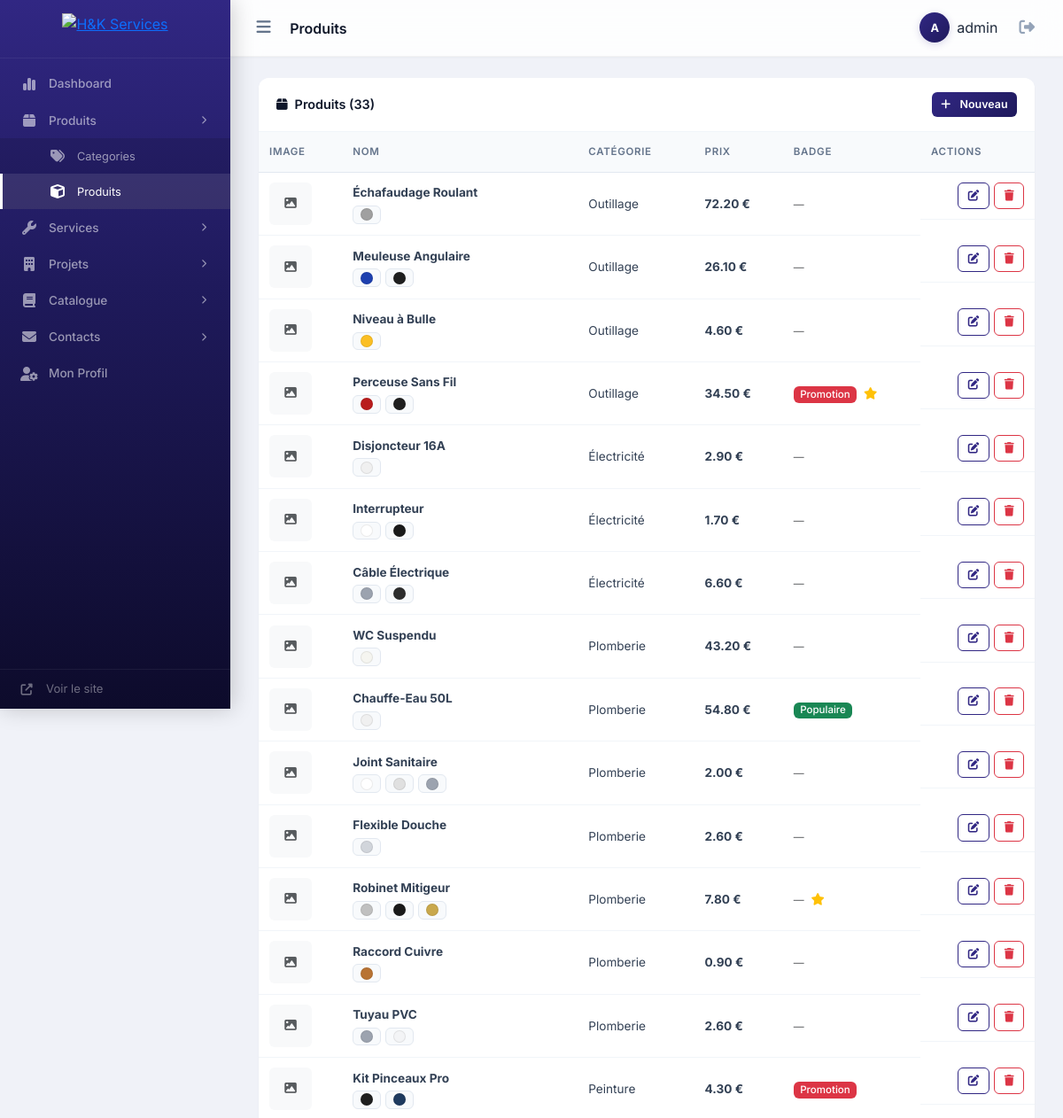
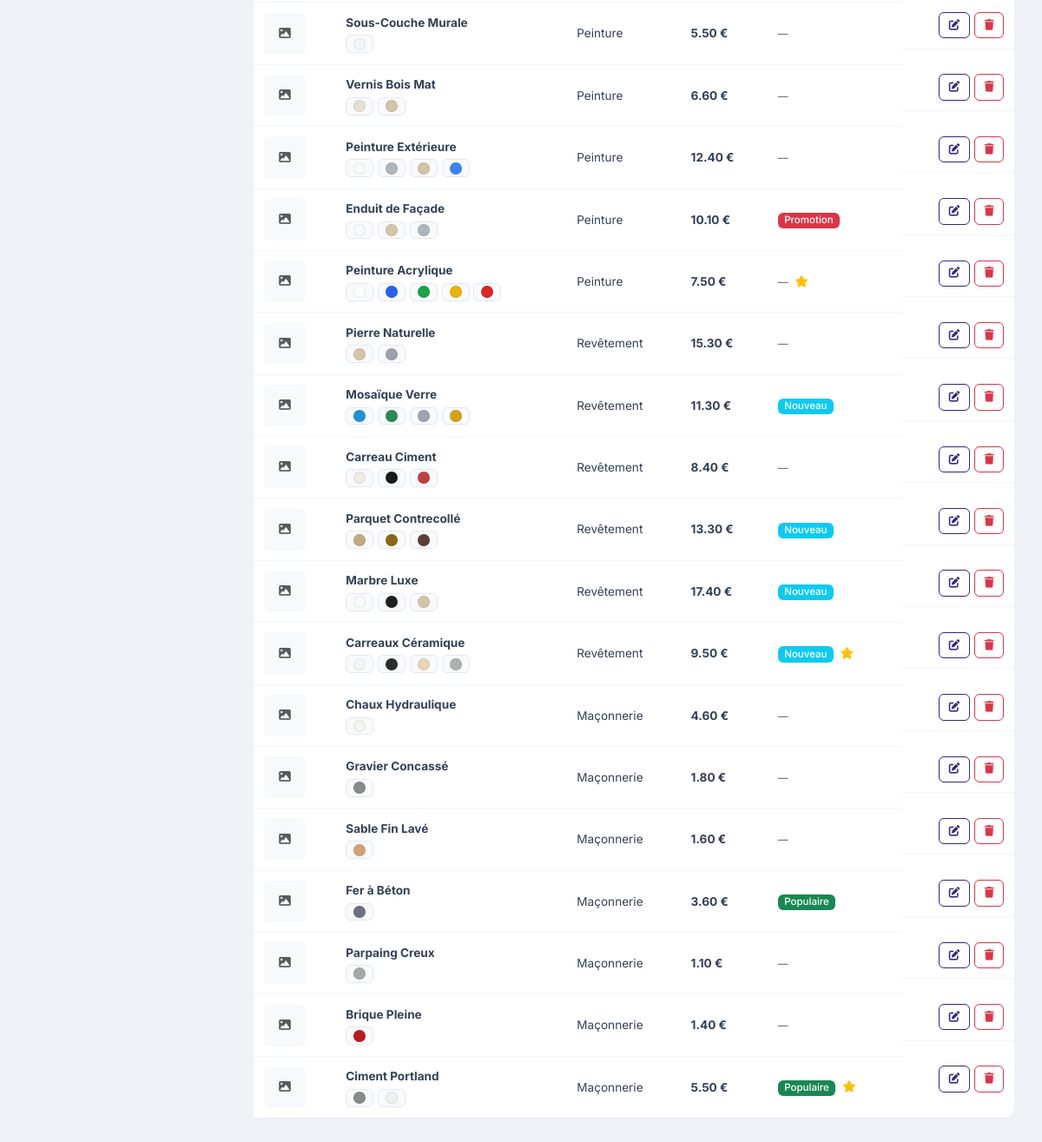
The app's page /admin/products/index.php (signed in) with its own data (2 pictures, top to bottom).
### tables this page shows
CREATE TABLE `products` (
  `id` int(11) NOT NULL AUTO_INCREMENT,
  `category_id` int(11) NOT NULL,
  `name` varchar(255) NOT NULL,
  `slug` varchar(255) NOT NULL,
  `description` text DEFAULT NULL,
  `price_eur` decimal(10,2) NOT NULL DEFAULT 0.00,
  `image` varchar(255) DEFAULT NULL,
  `badge_type` enum('none','nouveau','promotion','populaire') DEFAULT 'none',
  `colors` longtext DEFAULT NULL CHECK (json_valid(`colors`)),
  `featured` tinyint(1) DEFAULT 0,
  `active` tinyint(1) DEFAULT 1,
  `order_index` int(11) DEFAULT 0,
  `created_at` datetime DEFAULT current_timestamp(),
  `updated_at` datetime DEFAULT current_timestamp() ON UPDATE current_timestamp(),
  PRIMARY KEY (`id`),
  UNIQUE KEY `slug` (`slug`),
  KEY `category_id` (`category_id`),
  CONSTRAINT `products_ibfk_1` FOREIGN KEY (`category_id`) REFERENCES `categories` (`id`) ON DELETE CASCADE
);

CREATE TABLE `categories` (
  `id` int(11) NOT NULL AUTO_INCREMENT,
  `name` varchar(100) NOT NULL,
  `slug` varchar(100) NOT NULL,
  `icon` varchar(10) DEFAULT '?',
  `description` text DEFAULT NULL,
  `order_index` int(11) DEFAULT 0,
  `created_at` datetime DEFAULT current_timestamp(),
  `updated_at` datetime DEFAULT current_timestamp() ON UPDATE current_timestamp(),
  PRIMARY KEY (`id`),
  UNIQUE KEY `slug` (`slug`)
);

### includes/helpers.php (called while the page is built, shortened)
<?php
function sanitize($input): string {
    return htmlspecialchars(trim((string)$input), ENT_QUOTES, 'UTF-8');
}

### admin/products/index.php (the view, shortened to what this page needs)
<?php
require_once __DIR__ . '/../partials/header.php';
$db = getDB();
$products = $db->query("SELECT p.*, c.name as cat FROM products p LEFT JOIN categories c ON c.id=p.category_id ORDER BY p.id DESC")->fetchAll();
?>
<div class="card">
    <div class="card-header d-flex justify-content-between align-items-center">
        <span><i class="fas fa-box me-2"></i>Produits (<?= count($products) ?>)</span>
        <button class="btn btn-brand btn-sm" data-bs-toggle="modal" data-bs-target="#createModal"><i class="fas fa-plus me-1"></i>Nouveau</button>
    </div>
    <div class="card-body p-0">
        <div class="table-responsive">
            <table class="table table-hover mb-0 align-middle">
                <thead><tr><th>Image</th><th>Nom</th><th>Catégorie</th><th>Prix</th><th>Badge</th><th>Actions</th></tr></thead>
                <tbody>
                    <?php foreach ($products as $p):
                    $colors = json_decode($p['colors'] ?? '[]', true);
                    ?>
                    <tr>
                        <td>
                            <?php if ($p['image'] && file_exists(__DIR__ . '/../../' . $p['image'])): ?>
                            <img src="<?= BASE_PATH ?>/<?= $p['image'] ?>" class="img-thumb-sm">
                            <?php else: ?>
                            <div class="img-thumb-sm d-flex align-items-center justify-content-center bg-light rounded text-muted"><i class="fas fa-image"></i></div>
                            <?php endif; ?>
                        </td>
                        <td>
                            <strong><?= sanitize($p['name']) ?></strong>
                            <?php if (!empty($colors)): ?>
                            <div class="swatch-list mt-1"><?php foreach ($colors as $c): ?><span class="color-swatch"><span class="dot" style="background:<?= $c['hex'] ?>"></span></span><?php endforeach; ?></div>
                            <?php endif; ?>
                        </td>
                        <td><?= sanitize($p['cat']) ?></td>
                        <td><strong><?= number_format($p['price_eur'], 2) ?> €</strong></td>
                        <td>
                            <?php if ($p['badge_type'] && $p['badge_type'] !== 'none'): ?>
                            <span class="badge bg-<?= $p['badge_type'] === 'nouveau' ? 'info' : ($p['badge_type'] === 'promotion' ? 'danger' : 'success') ?>"><?= ucfirst($p['badge_type']) ?></span>
                            <?php else: ?><span class="text-muted small">—</span><?php endif; ?>
                            <?php if ($p['featured']): ?><i class="fas fa-star text-warning ms-1" title="Mis en avant"></i><?php endif; ?>
                        </td>
                        <td class="table-actions">
                            <button class="btn btn-sm btn-outline-brand" data-bs-toggle="modal" data-bs-target="#editModal<?= $p['id'] ?>"><i class="fas fa-edit"></i></button>
                            <a href="delete.php?id=<?= $p['id'] ?>" class="btn btn-sm btn-outline-danger btn-confirm-delete"><i class="fas fa-trash"></i></a>
                        </td>
                    </tr>
                    <?php endforeach; ?>
                </tbody>
            </table>
        </div>
    </div>
</div>
<?php require_once __DIR__ . '/../partials/footer.php'; ?>

### admin/assets/admin.css (style rules this page uses)
:root { --brand: #312783; --brand-dark: #1f1a5c; --brand-deeper: #0d0b2b; --brand-light: #e8e6f7; --brand-glow: rgba(49, 39, 131, .18); --sidebar-w: 260px; --sidebar-collapsed-w: 68px; --topbar-h: 64px; --radius: 12px; --radius-sm: 8px; --radius-xs: 6px; --shadow-sm: 0 1px 2px rgba(0,0,0,.05); --shadow-md: 0 4px 12px rgba(0,0,0,.07); --shadow-lg: 0 12px 40px rgba(0,0,0,.1); --transition: .25s cubic-bezier(.4,0,.2,1); }
*, *::before, *::after { box-sizing: border-box; }
body { font-family: 'Inter', -apple-system, BlinkMacSystemFont, sans-serif; background: #f0f2f8; overflow-x: hidden; color: #1e293b; -webkit-font-smoothing: antialiased; }
.card { border: none; border-radius: var(--radius); box-shadow: var(--shadow-sm); margin-bottom: 1.5rem; transition: box-shadow var(--transition), transform .2s; }
.card-header { background: #fff; border-bottom: 1px solid #f1f5f9; padding: 1rem 1.25rem; font-weight: 600; font-size: .9rem; color: #0f172a; border-radius: var(--radius) var(--radius) 0 0 !important; }
.card-body { padding: 1.25rem; }
.table { margin-bottom: 0; }
.table th { font-weight: 600; font-size: .72rem; text-transform: uppercase; letter-spacing: .06em; color: #64748b; border-bottom: 1px solid #e2e8f0; padding: .85rem .75rem; background: #f8fafc; white-space: nowrap; }
.table td { vertical-align: middle; font-size: .85rem; padding: .7rem .75rem; color: #334155; border-bottom: 1px solid #f1f5f9; }
.table tbody tr { transition: background .15s; }
.table tbody tr:last-child td { border-bottom: none; }
.table-actions { white-space: nowrap; gap: .35rem; display: flex; justify-content: flex-end; }
.btn-brand { background: linear-gradient(135deg, var(--brand), var(--brand-dark)); color: #fff; border: none; border-radius: var(--radius-sm); padding: .55rem 1.25rem; font-weight: 600; font-size: .85rem; font-family: 'Inter', sans-serif; transition: all .2s; cursor: pointer; display: inline-flex; align-items: center; gap: .4rem; }
.btn-outline-brand { color: var(--brand); border: 1.5px solid var(--brand); border-radius: var(--radius-sm); font-weight: 600; font-size: .8rem; padding: .4rem .85rem; transition: all .2s; text-decoration: none; display: inline-flex; align-items: center; gap: .35rem; background: transparent; cursor: pointer; font-family: 'Inter', sans-serif; }
.btn-sm { border-radius: var(--radius-xs); padding: .3rem .65rem; font-size: .78rem; }
.badge { font-weight: 500; font-size: .72rem; padding: .3em .65em; border-radius: 6px; }
.color-swatch { display: inline-flex; align-items: center; gap: .3rem; padding: .15rem .5rem; border-radius: 6px; font-size: .78rem; background: #f8fafc; border: 1px solid #e2e8f0; }
.color-swatch .dot { width: 14px; height: 14px; border-radius: 50%; border: 1px solid rgba(0,0,0,.08); display: inline-block; flex-shrink: 0; }
.swatch-list { display: flex; flex-wrap: wrap; gap: .3rem; }
.img-thumb-sm { width: 48px; height: 48px; object-fit: cover; border-radius: var(--radius-sm); }

### records on screen
products: name "Échafaudage Roulant", category.name "Outillage", price_eur "72.20"
products: name "Meuleuse Angulaire", category.name "Outillage", price_eur "26.10"
products: name "Niveau à Bulle", category.name "Outillage", price_eur "4.60"
products: name "Perceuse Sans Fil", category.name "Outillage", price_eur "34.50", badge_type "Promotion", featured 1 (drawn)
products: name "Disjoncteur 16A", category.name "Électricité", price_eur "2.90"
products: name "Interrupteur", category.name "Électricité", price_eur "1.70"
products: name "Câble Électrique", category.name "Électricité", price_eur "6.60"
products: name "WC Suspendu", category.name "Plomberie", price_eur "43.20"
products: name "Chauffe-Eau 50L", category.name "Plomberie", price_eur "54.80", badge_type "Populaire"
products: name "Joint Sanitaire", category.name "Plomberie", price_eur "2.00"
products: name "Flexible Douche", category.name "Plomberie", price_eur "2.60"
products: name "Robinet Mitigeur", category.name "Plomberie", price_eur "7.80", featured 1 (drawn)
products: name "Raccord Cuivre", category.name "Plomberie", price_eur "0.90"
products: name "Tuyau PVC", category.name "Plomberie", price_eur "2.60"
products: name "Kit Pinceaux Pro", category.name "Peinture", price_eur "4.30", badge_type "Promotion"
products: name "Sous-Couche Murale", category.name "Peinture", price_eur "5.50"
products: name "Vernis Bois Mat", category.name "Peinture", price_eur "6.60"
products: name "Peinture Extérieure", category.name "Peinture", price_eur "12.40"
products: name "Enduit de Façade", category.name "Peinture", price_eur "10.10", badge_type "Promotion"
products: name "Peinture Acrylique", category.name "Peinture", price_eur "7.50", featured 1 (drawn)
products: name "Pierre Naturelle", category.name "Revêtement", price_eur "15.30"
products: name "Mosaïque Verre", category.name "Revêtement", price_eur "11.30", badge_type "Nouveau"
products: name "Carreau Ciment", category.name "Revêtement", price_eur "8.40"
products: name "Parquet Contrecollé", category.name "Revêtement", price_eur "13.30", badge_type "Nouveau"
products: name "Marbre Luxe", category.name "Revêtement", price_eur "17.40", badge_type "Nouveau"
products: name "Carreaux Céramique", category.name "Revêtement", price_eur "9.50", badge_type "Nouveau", featured 1 (drawn)
products: name "Chaux Hydraulique", category.name "Maçonnerie", price_eur "4.60"
products: name "Gravier Concassé", category.name "Maçonnerie", price_eur "1.80"
products: name "Sable Fin Lavé", category.name "Maçonnerie", price_eur "1.60"
products: name "Fer à Béton", category.name "Maçonnerie", price_eur "3.60", badge_type "Populaire"
products: name "Parpaing Creux", category.name "Maçonnerie", price_eur "1.10"
products: name "Brique Pleine", category.name "Maçonnerie", price_eur "1.40"
products: name "Ciment Portland", category.name "Maçonnerie", price_eur "5.50", badge_type "Populaire", featured 1 (drawn)

### other values on screen
$pageTitle "Produits"
substr(adminName(), 0, 1) "A"
adminName() "admin"
count($products) "33"
